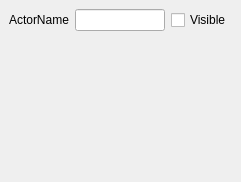
<?xml version="1.0" encoding="UTF-8"?>
<ui version="4.0">
 <class>InspectorDockWidget</class>
 <widget class="QDockWidget" name="InspectorDockWidget">
  <property name="geometry">
   <rect>
    <x>0</x>
    <y>0</y>
    <width>241</width>
    <height>182</height>
   </rect>
  </property>
  <property name="windowTitle">
   <string>Inspector</string>
  </property>
  <widget class="QWidget" name="dockWidgetContents">
   <layout class="QVBoxLayout" name="verticalLayout">
    <item>
     <layout class="QHBoxLayout" name="horizontalLayout">
      <item>
       <widget class="QLabel" name="label">
        <property name="sizePolicy">
         <sizepolicy hsizetype="Fixed" vsizetype="Fixed">
          <horstretch>0</horstretch>
          <verstretch>0</verstretch>
         </sizepolicy>
        </property>
        <property name="frameShape">
         <enum>QFrame::NoFrame</enum>
        </property>
        <property name="text">
         <string>ActorName</string>
        </property>
       </widget>
      </item>
      <item>
       <widget class="QLineEdit" name="lineEdit_ActorName">
        <property name="sizePolicy">
         <sizepolicy hsizetype="Preferred" vsizetype="Preferred">
          <horstretch>0</horstretch>
          <verstretch>0</verstretch>
         </sizepolicy>
        </property>
       </widget>
      </item>
      <item>
       <widget class="QCheckBox" name="checkBox_ActorVisible">
        <property name="sizePolicy">
         <sizepolicy hsizetype="Fixed" vsizetype="Fixed">
          <horstretch>0</horstretch>
          <verstretch>0</verstretch>
         </sizepolicy>
        </property>
        <property name="text">
         <string>Visible</string>
        </property>
       </widget>
      </item>
     </layout>
    </item>
    <item>
     <spacer name="verticalSpacer">
      <property name="orientation">
       <enum>Qt::Vertical</enum>
      </property>
      <property name="sizeHint" stdset="0">
       <size>
        <width>20</width>
        <height>40</height>
       </size>
      </property>
     </spacer>
    </item>
   </layout>
  </widget>
 </widget>
 <resources/>
 <connections/>
</ui>
